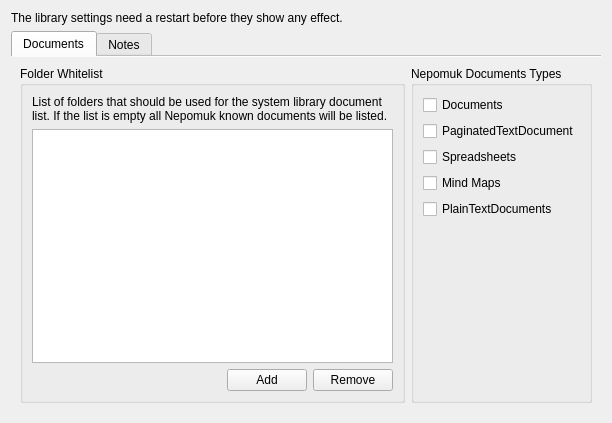
<?xml version="1.0" encoding="UTF-8"?>
<ui version="4.0">
 <class>LibrarySettings</class>
 <widget class="QWidget" name="LibrarySettings">
  <property name="geometry">
   <rect>
    <x>0</x>
    <y>0</y>
    <width>612</width>
    <height>423</height>
   </rect>
  </property>
  <property name="windowTitle">
   <string>Library Settings</string>
  </property>
  <layout class="QVBoxLayout" name="verticalLayout_5">
   <item>
    <widget class="QLabel" name="label_2">
     <property name="text">
      <string>The library settings need a restart before they show any effect.</string>
     </property>
    </widget>
   </item>
   <item>
    <widget class="QTabWidget" name="tabWidget">
     <property name="currentIndex">
      <number>0</number>
     </property>
     <property name="documentMode">
      <bool>true</bool>
     </property>
     <widget class="QWidget" name="documentLibraryTab">
      <attribute name="title">
       <string>Documents</string>
      </attribute>
      <layout class="QHBoxLayout" name="horizontalLayout_2">
       <item>
        <widget class="QGroupBox" name="groupBox">
         <property name="title">
          <string>Folder Whitelist</string>
         </property>
         <layout class="QVBoxLayout" name="verticalLayout_2">
          <item>
           <widget class="QLabel" name="label">
            <property name="text">
             <string>List of folders that should be used for the system library document list. If the list is empty all Nepomuk known documents will be listed.</string>
            </property>
            <property name="wordWrap">
             <bool>true</bool>
            </property>
           </widget>
          </item>
          <item>
           <widget class="QListWidget" name="lwSystemWhiteList"/>
          </item>
          <item>
           <layout class="QHBoxLayout" name="horizontalLayout">
            <item>
             <spacer name="horizontalSpacer">
              <property name="orientation">
               <enum>Qt::Horizontal</enum>
              </property>
              <property name="sizeHint" stdset="0">
               <size>
                <width>40</width>
                <height>20</height>
               </size>
              </property>
             </spacer>
            </item>
            <item>
             <widget class="QPushButton" name="pbAddSystemFolder">
              <property name="text">
               <string>Add</string>
              </property>
             </widget>
            </item>
            <item>
             <widget class="QPushButton" name="pbRemoveSystemFolder">
              <property name="text">
               <string>Remove</string>
              </property>
             </widget>
            </item>
           </layout>
          </item>
         </layout>
        </widget>
       </item>
       <item>
        <widget class="QGroupBox" name="groupBox_2">
         <property name="title">
          <string>Nepomuk Documents Types</string>
         </property>
         <layout class="QVBoxLayout" name="verticalLayout">
          <item>
           <widget class="QCheckBox" name="cbShowDocumentsType">
            <property name="toolTip">
             <string>These are all files that might make a document including sourcecode etc</string>
            </property>
            <property name="text">
             <string>Documents</string>
            </property>
           </widget>
          </item>
          <item>
           <widget class="QCheckBox" name="cbShowPaginatedTextDocument">
            <property name="toolTip">
             <string>These are rich text documents like pdf, odt, doc etc</string>
            </property>
            <property name="text">
             <string>PaginatedTextDocument</string>
            </property>
           </widget>
          </item>
          <item>
           <widget class="QCheckBox" name="cbShowSpreadSheetsType">
            <property name="toolTip">
             <string>These are Spreadsheets like xls,ods</string>
            </property>
            <property name="text">
             <string>Spreadsheets</string>
            </property>
           </widget>
          </item>
          <item>
           <widget class="QCheckBox" name="cbShowMindMaps">
            <property name="toolTip">
             <string>These are MindMap files</string>
            </property>
            <property name="text">
             <string>Mind Maps</string>
            </property>
           </widget>
          </item>
          <item>
           <widget class="QCheckBox" name="cbShowPlainTextDocumentsType">
            <property name="toolTip">
             <string>These are all kind of text documents like .txt</string>
            </property>
            <property name="text">
             <string>PlainTextDocuments</string>
            </property>
           </widget>
          </item>
          <item>
           <spacer name="verticalSpacer">
            <property name="orientation">
             <enum>Qt::Vertical</enum>
            </property>
            <property name="sizeHint" stdset="0">
             <size>
              <width>20</width>
              <height>210</height>
             </size>
            </property>
           </spacer>
          </item>
         </layout>
        </widget>
       </item>
      </layout>
     </widget>
     <widget class="QWidget" name="tab">
      <attribute name="title">
       <string>Notes</string>
      </attribute>
      <layout class="QVBoxLayout" name="verticalLayout_4">
       <item>
        <widget class="QCheckBox" name="cbShowOnlyFileNotes">
         <property name="enabled">
          <bool>false</bool>
         </property>
         <property name="text">
          <string>List all Notes</string>
         </property>
        </widget>
       </item>
       <item>
        <widget class="QCheckBox" name="checkBox_4">
         <property name="enabled">
          <bool>false</bool>
         </property>
         <property name="text">
          <string>List Document Notes</string>
         </property>
        </widget>
       </item>
       <item>
        <widget class="QCheckBox" name="checkBox_5">
         <property name="enabled">
          <bool>false</bool>
         </property>
         <property name="text">
          <string>List Project Notes</string>
         </property>
        </widget>
       </item>
       <item>
        <spacer name="verticalSpacer_3">
         <property name="orientation">
          <enum>Qt::Vertical</enum>
         </property>
         <property name="sizeHint" stdset="0">
          <size>
           <width>20</width>
           <height>257</height>
          </size>
         </property>
        </spacer>
       </item>
      </layout>
     </widget>
    </widget>
   </item>
  </layout>
 </widget>
 <resources/>
 <connections/>
</ui>
